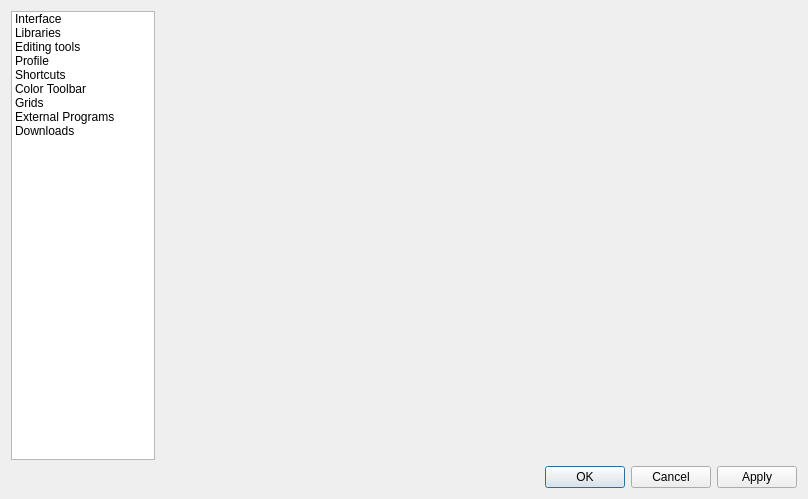
<?xml version="1.0" encoding="UTF-8"?>
<ui version="4.0">
 <class>ConfigDialog</class>
 <widget class="QDialog" name="ConfigDialog">
  <property name="geometry">
   <rect>
    <x>0</x>
    <y>0</y>
    <width>808</width>
    <height>499</height>
   </rect>
  </property>
  <property name="windowTitle">
   <string>Settings</string>
  </property>
  <property name="windowIcon">
   <iconset resource="../../ldforge.qrc">
    <normaloff>:/icons/settings.png</normaloff>:/icons/settings.png</iconset>
  </property>
  <layout class="QVBoxLayout" name="verticalLayout">
   <item>
    <layout class="QHBoxLayout" name="horizontalLayout_7" stretch="0,0">
     <item>
      <widget class="QListWidget" name="m_pagelist">
       <property name="minimumSize">
        <size>
         <width>144</width>
         <height>0</height>
        </size>
       </property>
       <property name="maximumSize">
        <size>
         <width>144</width>
         <height>16777215</height>
        </size>
       </property>
       <item>
        <property name="text">
         <string>Interface</string>
        </property>
       </item>
       <item>
        <property name="text">
         <string>Libraries</string>
        </property>
       </item>
       <item>
        <property name="text">
         <string>Editing tools</string>
        </property>
       </item>
       <item>
        <property name="text">
         <string>Profile</string>
        </property>
       </item>
       <item>
        <property name="text">
         <string>Shortcuts</string>
        </property>
       </item>
       <item>
        <property name="text">
         <string>Color Toolbar</string>
        </property>
       </item>
       <item>
        <property name="text">
         <string>Grids</string>
        </property>
       </item>
       <item>
        <property name="text">
         <string>External Programs</string>
        </property>
       </item>
       <item>
        <property name="text">
         <string>Downloads</string>
        </property>
       </item>
      </widget>
     </item>
     <item>
      <widget class="QStackedWidget" name="m_pages">
       <property name="currentIndex">
        <number>5</number>
       </property>
       <widget class="QWidget" name="page_3">
        <layout class="QVBoxLayout" name="verticalLayout_13">
         <item>
          <widget class="QGroupBox" name="groupBox">
           <property name="title">
            <string>Interface</string>
           </property>
           <layout class="QVBoxLayout" name="verticalLayout_10">
            <item>
             <layout class="QVBoxLayout" name="verticalLayout_3">
              <item>
               <layout class="QHBoxLayout" name="horizontalLayout">
                <item>
                 <spacer name="horizontalSpacer_2">
                  <property name="orientation">
                   <enum>Qt::Horizontal</enum>
                  </property>
                  <property name="sizeHint" stdset="0">
                   <size>
                    <width>40</width>
                    <height>20</height>
                   </size>
                  </property>
                 </spacer>
                </item>
                <item>
                 <layout class="QFormLayout" name="formLayout">
                  <item row="0" column="0">
                   <widget class="QLabel" name="label_2">
                    <property name="whatsThis">
                     <string/>
                    </property>
                    <property name="text">
                     <string>Background color</string>
                    </property>
                   </widget>
                  </item>
                  <item row="0" column="1">
                   <widget class="QPushButton" name="configBackgroundColor">
                    <property name="whatsThis">
                     <string>This is the background color for the viewport.</string>
                    </property>
                    <property name="text">
                     <string/>
                    </property>
                    <property name="icon">
                     <iconset resource="../../ldforge.qrc">
                      <normaloff>:/icons/colorselect.png</normaloff>:/icons/colorselect.png</iconset>
                    </property>
                   </widget>
                  </item>
                  <item row="1" column="0">
                   <widget class="QLabel" name="label">
                    <property name="whatsThis">
                     <string/>
                    </property>
                    <property name="text">
                     <string>Main color</string>
                    </property>
                   </widget>
                  </item>
                  <item row="1" column="1">
                   <widget class="QPushButton" name="configMainColor">
                    <property name="whatsThis">
                     <string>This color is used for the main color.</string>
                    </property>
                    <property name="text">
                     <string/>
                    </property>
                    <property name="icon">
                     <iconset resource="../../ldforge.qrc">
                      <normaloff>:/icons/colorselect.png</normaloff>:/icons/colorselect.png</iconset>
                    </property>
                   </widget>
                  </item>
                  <item row="2" column="0">
                   <widget class="QLabel" name="selectedColorLabel">
                    <property name="text">
                     <string>Selected color</string>
                    </property>
                   </widget>
                  </item>
                  <item row="2" column="1">
                   <widget class="QPushButton" name="configSelectColorBlend">
                    <property name="whatsThis">
                     <string>This color is used for the main color.</string>
                    </property>
                    <property name="text">
                     <string/>
                    </property>
                    <property name="icon">
                     <iconset resource="../../ldforge.qrc">
                      <normaloff>:/icons/colorselect.png</normaloff>:/icons/colorselect.png</iconset>
                    </property>
                   </widget>
                  </item>
                  <item row="3" column="0">
                   <widget class="QLabel" name="label_3">
                    <property name="whatsThis">
                     <string/>
                    </property>
                    <property name="text">
                     <string>Main color alpha</string>
                    </property>
                   </widget>
                  </item>
                  <item row="3" column="1">
                   <widget class="QDoubleSpinBox" name="configMainColorAlpha">
                    <property name="maximum">
                     <double>1.000000000000000</double>
                    </property>
                    <property name="singleStep">
                     <double>0.050000000000000</double>
                    </property>
                    <property name="value">
                     <double>1.000000000000000</double>
                    </property>
                   </widget>
                  </item>
                  <item row="4" column="0">
                   <widget class="QLabel" name="label_5">
                    <property name="whatsThis">
                     <string/>
                    </property>
                    <property name="text">
                     <string>Line thickness</string>
                    </property>
                   </widget>
                  </item>
                  <item row="4" column="1">
                   <widget class="QSlider" name="configLineThickness">
                    <property name="whatsThis">
                     <string>How thick lines should be drawn in the viewport.</string>
                    </property>
                    <property name="minimum">
                     <number>1</number>
                    </property>
                    <property name="maximum">
                     <number>8</number>
                    </property>
                    <property name="orientation">
                     <enum>Qt::Horizontal</enum>
                    </property>
                    <property name="tickPosition">
                     <enum>QSlider::TicksAbove</enum>
                    </property>
                    <property name="tickInterval">
                     <number>1</number>
                    </property>
                   </widget>
                  </item>
                 </layout>
                </item>
                <item>
                 <spacer name="horizontalSpacer">
                  <property name="orientation">
                   <enum>Qt::Horizontal</enum>
                  </property>
                  <property name="sizeHint" stdset="0">
                   <size>
                    <width>40</width>
                    <height>20</height>
                   </size>
                  </property>
                 </spacer>
                </item>
               </layout>
              </item>
              <item>
               <layout class="QGridLayout" name="gridLayout_3">
                <item row="0" column="2">
                 <widget class="QCheckBox" name="configUseLogoStuds">
                  <property name="text">
                   <string>Use logoed studs</string>
                  </property>
                 </widget>
                </item>
                <item row="0" column="0">
                 <spacer name="horizontalSpacer_3">
                  <property name="orientation">
                   <enum>Qt::Horizontal</enum>
                  </property>
                  <property name="sizeHint" stdset="0">
                   <size>
                    <width>40</width>
                    <height>20</height>
                   </size>
                  </property>
                 </spacer>
                </item>
                <item row="3" column="1">
                 <widget class="QCheckBox" name="configAntiAliasedLines">
                  <property name="text">
                   <string>Anti-aliased lines</string>
                  </property>
                 </widget>
                </item>
                <item row="1" column="2">
                 <widget class="QCheckBox" name="configDrawLineLengths">
                  <property name="text">
                   <string>Display line lenghts when drawing</string>
                  </property>
                 </widget>
                </item>
                <item row="1" column="1">
                 <widget class="QCheckBox" name="configBfcRedGreenView">
                  <property name="whatsThis">
                   <string>Polygons' front sides become green and back sides red.</string>
                  </property>
                  <property name="text">
                   <string>Red/green BFC view (incomplete)</string>
                  </property>
                 </widget>
                </item>
                <item row="2" column="1">
                 <widget class="QCheckBox" name="configColorizeObjectsList">
                  <property name="whatsThis">
                   <string>Makes colored objects (non-16 and 24) appear colored in the list view. A red triangle will, for instance, have its entry written in red text. This can be useful to locate colored objects.</string>
                  </property>
                  <property name="text">
                   <string>Colorize objects in list view</string>
                  </property>
                 </widget>
                </item>
                <item row="0" column="1">
                 <widget class="QCheckBox" name="configBlackEdges">
                  <property name="whatsThis">
                   <string>Makes all edgelines appear black. If this is not set, edge lines take their color as defined in LDConfig.ldr.</string>
                  </property>
                  <property name="text">
                   <string>Black edges</string>
                  </property>
                 </widget>
                </item>
                <item row="1" column="3">
                 <spacer name="horizontalSpacer_4">
                  <property name="orientation">
                   <enum>Qt::Horizontal</enum>
                  </property>
                  <property name="sizeHint" stdset="0">
                   <size>
                    <width>40</width>
                    <height>20</height>
                   </size>
                  </property>
                 </spacer>
                </item>
                <item row="3" column="2">
                 <widget class="QCheckBox" name="configHighlightObjectBelowCursor">
                  <property name="text">
                   <string>Highlight object below cursor</string>
                  </property>
                 </widget>
                </item>
                <item row="2" column="2">
                 <widget class="QCheckBox" name="configListImplicitFiles">
                  <property name="text">
                   <string>List implicitly loaded files</string>
                  </property>
                 </widget>
                </item>
               </layout>
              </item>
             </layout>
            </item>
           </layout>
          </widget>
         </item>
        </layout>
       </widget>
       <widget class="QWidget" name="page_2">
        <layout class="QVBoxLayout" name="verticalLayout_11">
         <item>
          <widget class="QGroupBox" name="groupBox_8">
           <property name="title">
            <string>Libraries</string>
           </property>
           <layout class="QHBoxLayout" name="horizontalLayout_3">
            <item>
             <widget class="QTableView" name="librariesView">
              <attribute name="horizontalHeaderStretchLastSection">
               <bool>true</bool>
              </attribute>
             </widget>
            </item>
            <item>
             <layout class="QVBoxLayout" name="verticalLayout_12">
              <item>
               <widget class="QPushButton" name="addLibrary">
                <property name="text">
                 <string>Add</string>
                </property>
               </widget>
              </item>
              <item>
               <widget class="QPushButton" name="moveLibraryUp">
                <property name="text">
                 <string>Move up</string>
                </property>
               </widget>
              </item>
              <item>
               <widget class="QPushButton" name="moveLibraryDown">
                <property name="text">
                 <string>Move down</string>
                </property>
               </widget>
              </item>
              <item>
               <widget class="QPushButton" name="removeLibrary">
                <property name="text">
                 <string>Remove</string>
                </property>
               </widget>
              </item>
              <item>
               <spacer name="verticalSpacer_8">
                <property name="orientation">
                 <enum>Qt::Vertical</enum>
                </property>
                <property name="sizeHint" stdset="0">
                 <size>
                  <width>20</width>
                  <height>40</height>
                 </size>
                </property>
               </spacer>
              </item>
             </layout>
            </item>
           </layout>
          </widget>
         </item>
        </layout>
       </widget>
       <widget class="QWidget" name="page">
        <layout class="QVBoxLayout" name="verticalLayout_6">
         <item>
          <widget class="QGroupBox" name="groupBox_6">
           <property name="title">
            <string>Editing tools</string>
           </property>
           <layout class="QVBoxLayout" name="verticalLayout_7">
            <item>
             <widget class="QGroupBox" name="groupBox_7">
              <property name="title">
               <string>Rounding</string>
              </property>
              <layout class="QVBoxLayout" name="verticalLayout_9">
               <item>
                <layout class="QGridLayout" name="gridLayout_2">
                 <item row="0" column="1">
                  <widget class="QLabel" name="label_17">
                   <property name="text">
                    <string>Position decimals:</string>
                   </property>
                  </widget>
                 </item>
                 <item row="0" column="2">
                  <widget class="QSpinBox" name="configRoundPositionPrecision"/>
                 </item>
                 <item row="1" column="1">
                  <widget class="QLabel" name="label_18">
                   <property name="text">
                    <string>Matrix decimals:</string>
                   </property>
                  </widget>
                 </item>
                 <item row="1" column="2">
                  <widget class="QSpinBox" name="configRoundMatrixPrecision"/>
                 </item>
                 <item row="0" column="0">
                  <spacer name="horizontalSpacer_5">
                   <property name="orientation">
                    <enum>Qt::Horizontal</enum>
                   </property>
                   <property name="sizeHint" stdset="0">
                    <size>
                     <width>40</width>
                     <height>20</height>
                    </size>
                   </property>
                  </spacer>
                 </item>
                 <item row="0" column="3">
                  <spacer name="horizontalSpacer_6">
                   <property name="orientation">
                    <enum>Qt::Horizontal</enum>
                   </property>
                   <property name="sizeHint" stdset="0">
                    <size>
                     <width>40</width>
                     <height>20</height>
                    </size>
                   </property>
                  </spacer>
                 </item>
                </layout>
               </item>
              </layout>
             </widget>
            </item>
           </layout>
          </widget>
         </item>
         <item>
          <spacer name="verticalSpacer_6">
           <property name="orientation">
            <enum>Qt::Vertical</enum>
           </property>
           <property name="sizeHint" stdset="0">
            <size>
             <width>20</width>
             <height>40</height>
            </size>
           </property>
          </spacer>
         </item>
        </layout>
       </widget>
       <widget class="QWidget" name="page_4">
        <layout class="QVBoxLayout" name="verticalLayout_14">
         <item>
          <widget class="QGroupBox" name="groupBox_4">
           <property name="title">
            <string>Profile</string>
           </property>
           <layout class="QVBoxLayout" name="verticalLayout_8">
            <item>
             <layout class="QHBoxLayout" name="horizontalLayout_4">
              <item>
               <spacer name="horizontalSpacer_7">
                <property name="orientation">
                 <enum>Qt::Horizontal</enum>
                </property>
                <property name="sizeHint" stdset="0">
                 <size>
                  <width>40</width>
                  <height>20</height>
                 </size>
                </property>
               </spacer>
              </item>
              <item>
               <layout class="QFormLayout" name="formLayout_3">
                <property name="fieldGrowthPolicy">
                 <enum>QFormLayout::ExpandingFieldsGrow</enum>
                </property>
                <item row="1" column="0">
                 <widget class="QLabel" name="label_7">
                  <property name="text">
                   <string>Name:</string>
                  </property>
                 </widget>
                </item>
                <item row="1" column="1">
                 <widget class="QLineEdit" name="configDefaultName">
                  <property name="minimumSize">
                   <size>
                    <width>250</width>
                    <height>0</height>
                   </size>
                  </property>
                 </widget>
                </item>
                <item row="2" column="0">
                 <widget class="QLabel" name="label_8">
                  <property name="text">
                   <string>Username:</string>
                  </property>
                 </widget>
                </item>
                <item row="2" column="1">
                 <widget class="QLineEdit" name="configDefaultUser"/>
                </item>
                <item row="3" column="1">
                 <widget class="QCheckBox" name="configUseCaLicense">
                  <property name="text">
                   <string>Use CA license</string>
                  </property>
                 </widget>
                </item>
               </layout>
              </item>
              <item>
               <spacer name="horizontalSpacer_8">
                <property name="orientation">
                 <enum>Qt::Horizontal</enum>
                </property>
                <property name="sizeHint" stdset="0">
                 <size>
                  <width>40</width>
                  <height>20</height>
                 </size>
                </property>
               </spacer>
              </item>
             </layout>
            </item>
            <item>
             <spacer name="verticalSpacer_7">
              <property name="orientation">
               <enum>Qt::Vertical</enum>
              </property>
              <property name="sizeHint" stdset="0">
               <size>
                <width>20</width>
                <height>40</height>
               </size>
              </property>
             </spacer>
            </item>
           </layout>
          </widget>
         </item>
        </layout>
       </widget>
       <widget class="QWidget" name="page_5">
        <layout class="QVBoxLayout" name="verticalLayout_15">
         <item>
          <widget class="QGroupBox" name="groupBox_2">
           <property name="whatsThis">
            <string>Here you can alter keyboard shortcuts for almost all LDForge actions. Only exceptions are the controls for the viewport. Use the set button to set a key shortcut, clear to remove it and reset to restore the shortcut to its default value.

Shortcut changes apply immediately after closing this window.</string>
           </property>
           <property name="title">
            <string>Shortcuts</string>
           </property>
           <layout class="QHBoxLayout" name="horizontalLayout_5">
            <item>
             <widget class="QListWidget" name="shortcutsList">
              <property name="verticalScrollBarPolicy">
               <enum>Qt::ScrollBarAsNeeded</enum>
              </property>
             </widget>
            </item>
            <item>
             <layout class="QVBoxLayout" name="verticalLayout_4">
              <item>
               <widget class="QPushButton" name="shortcut_set">
                <property name="text">
                 <string>Set</string>
                </property>
               </widget>
              </item>
              <item>
               <widget class="QPushButton" name="shortcut_reset">
                <property name="text">
                 <string>Reset</string>
                </property>
                <property name="icon">
                 <iconset resource="../../ldforge.qrc">
                  <normaloff>:/icons/undo.png</normaloff>:/icons/undo.png</iconset>
                </property>
               </widget>
              </item>
              <item>
               <widget class="QPushButton" name="shortcut_clear">
                <property name="text">
                 <string>Clear</string>
                </property>
                <property name="icon">
                 <iconset resource="../../ldforge.qrc">
                  <normaloff>:/icons/delete.png</normaloff>:/icons/delete.png</iconset>
                </property>
               </widget>
              </item>
              <item>
               <spacer name="verticalSpacer_2">
                <property name="orientation">
                 <enum>Qt::Vertical</enum>
                </property>
                <property name="sizeHint" stdset="0">
                 <size>
                  <width>20</width>
                  <height>40</height>
                 </size>
                </property>
               </spacer>
              </item>
             </layout>
            </item>
           </layout>
          </widget>
         </item>
        </layout>
       </widget>
       <widget class="QWidget" name="page_6">
        <layout class="QVBoxLayout" name="verticalLayout_16">
         <item>
          <widget class="ColorToolbarEditor" name="colorToolbarEditor" native="true"/>
         </item>
        </layout>
       </widget>
       <widget class="QWidget" name="page_7">
        <layout class="QVBoxLayout" name="verticalLayout_17">
         <item>
          <widget class="QGroupBox" name="grids">
           <property name="title">
            <string>Grids</string>
           </property>
           <layout class="QVBoxLayout" name="verticalLayout_2">
            <item>
             <layout class="QGridLayout" name="gridLayout">
              <item row="3" column="3">
               <widget class="QDoubleSpinBox" name="configGridFineCoordinateSnap">
                <property name="suffix">
                 <string> LDU</string>
                </property>
                <property name="decimals">
                 <number>5</number>
                </property>
                <property name="maximum">
                 <double>10000.000000000000000</double>
                </property>
               </widget>
              </item>
              <item row="3" column="4">
               <widget class="QDoubleSpinBox" name="configGridFineAngleSnap">
                <property name="suffix">
                 <string>°</string>
                </property>
                <property name="decimals">
                 <number>3</number>
                </property>
                <property name="maximum">
                 <double>360.000000000000000</double>
                </property>
               </widget>
              </item>
              <item row="0" column="3">
               <widget class="QLabel" name="label_15">
                <property name="text">
                 <string>Coordinate snap</string>
                </property>
               </widget>
              </item>
              <item row="0" column="4">
               <widget class="QLabel" name="label_16">
                <property name="text">
                 <string>Angle snap</string>
                </property>
               </widget>
              </item>
              <item row="1" column="1">
               <widget class="QLabel" name="label_6">
                <property name="text">
                 <string/>
                </property>
                <property name="pixmap">
                 <pixmap resource="../../ldforge.qrc">:/icons/grid-coarse.png</pixmap>
                </property>
               </widget>
              </item>
              <item row="1" column="2">
               <widget class="QLabel" name="label_12">
                <property name="text">
                 <string>Coarse</string>
                </property>
               </widget>
              </item>
              <item row="1" column="3">
               <widget class="QDoubleSpinBox" name="configGridCoarseCoordinateSnap">
                <property name="suffix">
                 <string> LDU</string>
                </property>
                <property name="decimals">
                 <number>5</number>
                </property>
                <property name="maximum">
                 <double>10000.000000000000000</double>
                </property>
               </widget>
              </item>
              <item row="2" column="2">
               <widget class="QLabel" name="label_13">
                <property name="text">
                 <string>Medium</string>
                </property>
               </widget>
              </item>
              <item row="1" column="4">
               <widget class="QDoubleSpinBox" name="configGridCoarseAngleSnap">
                <property name="suffix">
                 <string>°</string>
                </property>
                <property name="decimals">
                 <number>3</number>
                </property>
                <property name="maximum">
                 <double>360.000000000000000</double>
                </property>
               </widget>
              </item>
              <item row="2" column="1">
               <widget class="QLabel" name="label_10">
                <property name="text">
                 <string/>
                </property>
                <property name="pixmap">
                 <pixmap resource="../../ldforge.qrc">:/icons/grid-medium.png</pixmap>
                </property>
               </widget>
              </item>
              <item row="2" column="3">
               <widget class="QDoubleSpinBox" name="configGridMediumCoordinateSnap">
                <property name="suffix">
                 <string> LDU</string>
                </property>
                <property name="decimals">
                 <number>5</number>
                </property>
                <property name="maximum">
                 <double>10000.000000000000000</double>
                </property>
               </widget>
              </item>
              <item row="2" column="4">
               <widget class="QDoubleSpinBox" name="configGridMediumAngleSnap">
                <property name="suffix">
                 <string>°</string>
                </property>
                <property name="decimals">
                 <number>3</number>
                </property>
                <property name="maximum">
                 <double>360.000000000000000</double>
                </property>
               </widget>
              </item>
              <item row="3" column="2">
               <widget class="QLabel" name="label_14">
                <property name="text">
                 <string>Fine</string>
                </property>
               </widget>
              </item>
              <item row="3" column="1">
               <widget class="QLabel" name="label_11">
                <property name="text">
                 <string/>
                </property>
                <property name="pixmap">
                 <pixmap resource="../../ldforge.qrc">:/icons/grid-fine.png</pixmap>
                </property>
               </widget>
              </item>
              <item row="1" column="0">
               <spacer name="horizontalSpacer_9">
                <property name="orientation">
                 <enum>Qt::Horizontal</enum>
                </property>
                <property name="sizeHint" stdset="0">
                 <size>
                  <width>40</width>
                  <height>20</height>
                 </size>
                </property>
               </spacer>
              </item>
              <item row="1" column="6">
               <spacer name="horizontalSpacer_10">
                <property name="orientation">
                 <enum>Qt::Horizontal</enum>
                </property>
                <property name="sizeHint" stdset="0">
                 <size>
                  <width>40</width>
                  <height>20</height>
                 </size>
                </property>
               </spacer>
              </item>
              <item row="0" column="5">
               <widget class="QLabel" name="label_9">
                <property name="text">
                 <string>Bézier curve segments</string>
                </property>
               </widget>
              </item>
              <item row="1" column="5">
               <widget class="QSpinBox" name="configGridCoarseBezierCurveSegments">
                <property name="minimum">
                 <number>1</number>
                </property>
                <property name="maximum">
                 <number>1000</number>
                </property>
               </widget>
              </item>
              <item row="2" column="5">
               <widget class="QSpinBox" name="configGridMediumBezierCurveSegments">
                <property name="minimum">
                 <number>1</number>
                </property>
                <property name="maximum">
                 <number>1000</number>
                </property>
               </widget>
              </item>
              <item row="3" column="5">
               <widget class="QSpinBox" name="configGridFineBezierCurveSegments">
                <property name="minimum">
                 <number>1</number>
                </property>
                <property name="maximum">
                 <number>10000</number>
                </property>
               </widget>
              </item>
             </layout>
            </item>
            <item>
             <spacer name="verticalSpacer">
              <property name="orientation">
               <enum>Qt::Vertical</enum>
              </property>
              <property name="sizeHint" stdset="0">
               <size>
                <width>20</width>
                <height>165</height>
               </size>
              </property>
             </spacer>
            </item>
           </layout>
          </widget>
         </item>
        </layout>
       </widget>
       <widget class="QWidget" name="page_8">
        <layout class="QVBoxLayout" name="verticalLayout_18">
         <item>
          <widget class="QGroupBox" name="extProgs">
           <property name="whatsThis">
            <string>LDForge supports launching of several third-party utility tools; here you can set the file paths to these tools. Set the paths of the tools to the exe files.

Under Linux, you can also set the programs to be launched with Wine, so you can use Windows binaries here as well. You will obviously need Wine installed. A 'wine' command in PATH is necessary for this to work.</string>
           </property>
           <property name="title">
            <string>External Programs</string>
           </property>
          </widget>
         </item>
         <item>
          <spacer name="verticalSpacer_4">
           <property name="orientation">
            <enum>Qt::Vertical</enum>
           </property>
           <property name="sizeHint" stdset="0">
            <size>
             <width>20</width>
             <height>40</height>
            </size>
           </property>
          </spacer>
         </item>
        </layout>
       </widget>
       <widget class="QWidget" name="page_9">
        <layout class="QVBoxLayout" name="verticalLayout_19">
         <item>
          <widget class="QGroupBox" name="groupBox_5">
           <property name="title">
            <string>Downloads</string>
           </property>
           <layout class="QVBoxLayout" name="verticalLayout_20">
            <item>
             <layout class="QHBoxLayout" name="horizontalLayout_2">
              <item>
               <widget class="QLabel" name="label_4">
                <property name="text">
                 <string>Download path:</string>
                </property>
               </widget>
              </item>
              <item>
               <widget class="QLineEdit" name="configDownloadFilePath"/>
              </item>
              <item>
               <widget class="QPushButton" name="findDownloadPath">
                <property name="text">
                 <string/>
                </property>
                <property name="icon">
                 <iconset resource="../../ldforge.qrc">
                  <normaloff>:/icons/folder.png</normaloff>:/icons/folder.png</iconset>
                </property>
               </widget>
              </item>
             </layout>
            </item>
            <item>
             <widget class="QCheckBox" name="configTryDownloadMissingFiles">
              <property name="text">
               <string>Attempt to download missing parts from the PT</string>
              </property>
             </widget>
            </item>
            <item>
             <widget class="QCheckBox" name="configGuessDownloadPaths">
              <property name="whatsThis">
               <string>&lt;p&gt;When this is set, LDForge tries to adjust and correct part paths based on the input. A full path given to the download prompt should be of form &lt;tt&gt;&quot;&amp;lt;dir&amp;gt;/&amp;lt;file&amp;gt;.dat&quot;&lt;/tt&gt; - with this set, input can be automatically completed.&lt;/p&gt;

&lt;p&gt;Examples:
&lt;ul&gt;
&lt;li&gt;3002 -&gt; parts/3002.dat&lt;/li&gt;
&lt;li&gt;3002.da -&gt; parts/3002.dat&lt;/li&gt;
&lt;li&gt;3002s01 -&gt; parts/s/3002s01.dat&lt;/li&gt;
&lt;li&gt;4-4cyli -&gt; p/4-4cyli.dat&lt;/li&gt;
&lt;/ul&gt;&lt;/p&gt;</string>
              </property>
              <property name="text">
               <string>Correct and guess part paths</string>
              </property>
             </widget>
            </item>
            <item>
             <widget class="QCheckBox" name="configAutoCloseDownloadDialog">
              <property name="whatsThis">
               <string>If this is set, LDForge will close the download prompt after everything has been downloaded. The prompt will not be closed if a download has failed.</string>
              </property>
              <property name="text">
               <string>Close download prompt after completion</string>
              </property>
             </widget>
            </item>
            <item>
             <spacer name="verticalSpacer_5">
              <property name="orientation">
               <enum>Qt::Vertical</enum>
              </property>
              <property name="sizeHint" stdset="0">
               <size>
                <width>20</width>
                <height>187</height>
               </size>
              </property>
             </spacer>
            </item>
           </layout>
          </widget>
         </item>
        </layout>
       </widget>
      </widget>
     </item>
    </layout>
   </item>
   <item>
    <widget class="QDialogButtonBox" name="buttonBox">
     <property name="orientation">
      <enum>Qt::Horizontal</enum>
     </property>
     <property name="standardButtons">
      <set>QDialogButtonBox::Apply|QDialogButtonBox::Cancel|QDialogButtonBox::Ok</set>
     </property>
    </widget>
   </item>
  </layout>
 </widget>
 <customwidgets>
  <customwidget>
   <class>ColorToolbarEditor</class>
   <extends>QWidget</extends>
   <header>dialogs/colortoolbareditor.h</header>
   <container>1</container>
  </customwidget>
 </customwidgets>
 <resources>
  <include location="../../ldforge.qrc"/>
  <include location="../../ldforge.qrc"/>
 </resources>
 <connections/>
</ui>
